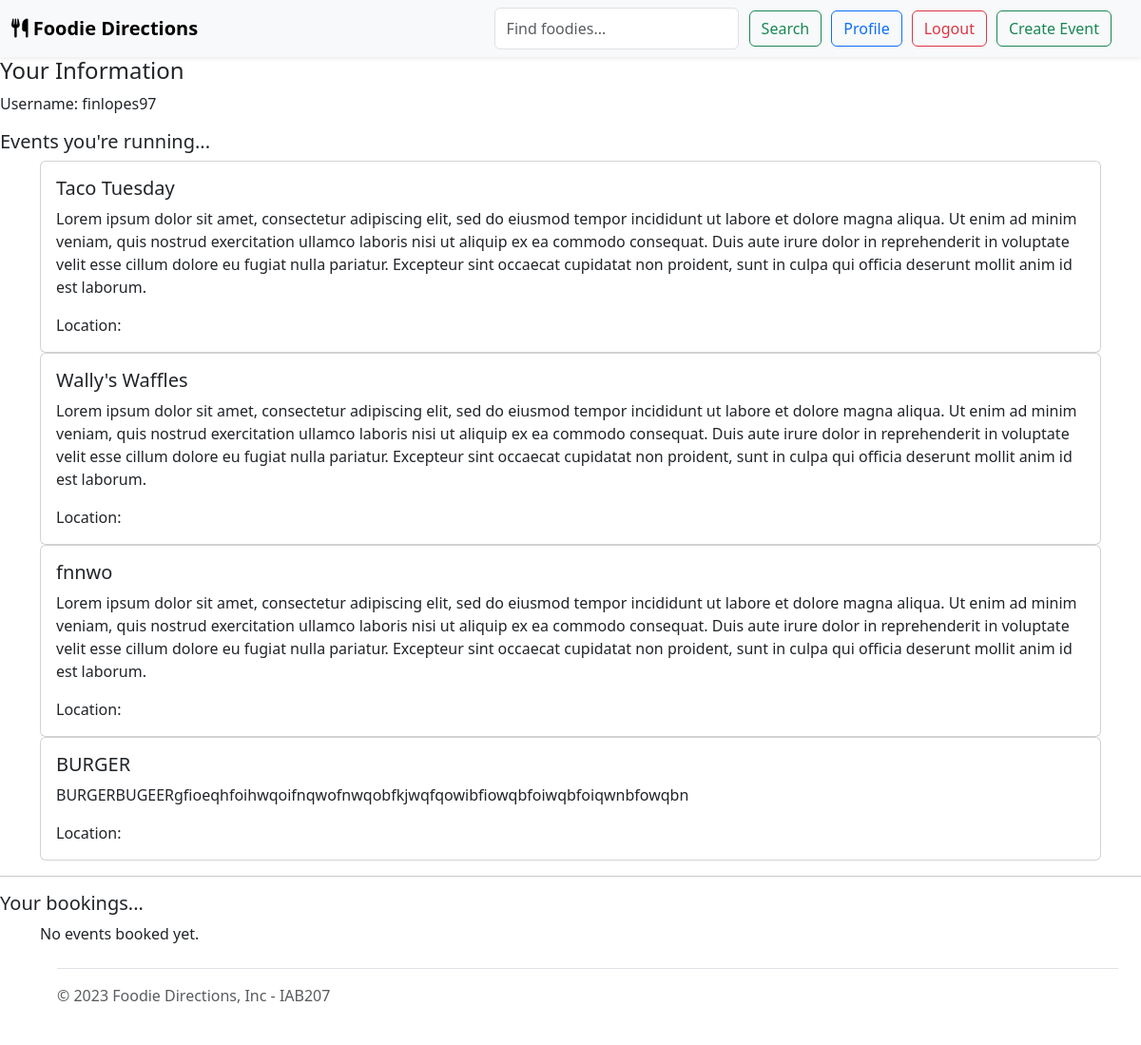
Page /user (signed in) on the committed database.
### website/models.py (models this page shows, shortened)
class User(UserMixin, db.Model):
    __tablename__ = 'users'
    id = db.Column(db.Integer, primary_key=True)
    username = db.Column(db.String(40), nullable=False)
    email = db.Column(db.String(120), nullable=False)
    password_hash = db.Column(db.String(128), nullable=False)
    comments = db.relationship('Comment', backref='user')
    bookings = db.relationship('Booking', backref='user')
    events = db.relationship('Event', backref='user', lazy=True)

class Event(db.Model):
    __tablename__ = 'events'
    id = db.Column(db.Integer, primary_key=True)
    title = db.Column(db.String(80), nullable=False)
    description = db.Column(db.String(200), nullable=False)
    image = db.Column(db.String(400))
    dateTime = db.Column(db.DateTime, nullable=False)
    price = db.Column(db.Numeric(precision=10, scale=2))
    ticketsAvailable = db.Column(db.Integer, nullable=False)
    locationName = db.Column(db.String(80), nullable=False)
    status = db.Column(db.String(20), default="Open", nullable=False)
    category = db.Column(db.String(20))
    user_id = db.Column(db.Integer, db.ForeignKey('users.id'), nullable=False)
    comments = db.relationship('Comment', backref='event')
    bookings = db.relationship('Booking', backref='event')

### website/auth.py (the view)
@bp.route('/user', methods=['GET', 'POST'])
def user():
    return render_template('user.html', user=current_user)

### website/__init__.py (called while the page is built)
def create_app():
    app=Flask(__name__)  # this is the name of the module/package that is calling this app
    app.debug=True
    app.secret_key='862b1a0d45e29873ab29da77a06728fed0d3c783512a797a'
    app.config['SQLALCHEMY_DATABASE_URI']='sqlite:///mydbname.sqlite'
    db.init_app(app)
    bootstrap = Bootstrap5(app)
    CSRFProtect(app)
    login_manager = LoginManager()
    login_manager.login_view='auth.login'
    login_manager.init_app(app)
    from .models import User  # importing here to avoid circular references
    @login_manager.user_loader
    def load_user(user_id):
        return User.query.get(int(user_id))
    from . import views
    app.register_blueprint(views.bp)
    from . import auth
    app.register_blueprint(auth.bp)
    return app

### website/templates/user.html (shortened to what this page needs)
{% extends "base.html" %}
{% block content %}
<div class="page-header">
    <h4>Your Information</h4>
</div>
<p>Username: {{ user.username }}</p>
<h5>Events you're running...</h5>
<div class="container-sm">
    {% if user.events %}
        {% for event in user.events %}
            {% with %}
                {% set event = event %}
                {% include "eventCard.html" %}
            {% endwith %}
        {% endfor %}
    {% else %}
        <p>No events created yet.</p>
    {% endif %}
</div>
<hr />
<h5>Your bookings...</h5>
<div class="container-sm">
    {% if user.booked_events %}
        {% for event in user.booked_events %}
            {% with %}
                {% set event = event %}
            {% endwith %}
        {% endfor %}
    {% else %}
        <p>No events booked yet.</p>
    {% endif %}
</div>
{% endblock %}

### website/templates/base.html (shortened to what this page needs)
<html>
<head>
    <link href="https://cdn.jsdelivr.net/npm/bootstrap@5.3.0-alpha3/dist/css/bootstrap.min.css" rel="stylesheet">
    <link rel="stylesheet" href="../static/css/style.css">
</head>
<body>
    <header>
        <nav class="navbar navbar-expand-lg sticky-top bg-light shadow-sm">
            <div class="container-fluid">
                <a class="navbar-brand fw-bold" href="/">
                    <i class="fa-solid fa-utensils"></i>
                    Foodie Directions
                </a>
                <div class="offcanvas offcanvas-end" tabindex="-1" id="navbarOffcanvas" aria-labelledby="navbarOffcanvasLabel">
                    <div class="offcanvas-body">
                        <ul class="navbar-nav justify-content-end flex-grow-1 pe-3">
                            <li class="nav-item ms-md-1 mt-1 mt-md-0">
                                <form class="d-flex ms-auto mb-0">
                                    <input class="form-control me-2" type="search" placeholder="Find foodies..." aria-label="Search">
                                    <button class="btn btn-outline-success" type="submit">Search</button>
                                </form>
                            </li>
                            {% if current_user.is_authenticated %}
                                <li class="nav-item ms-md-1 mt-1 mt-md-0">
                                    <a type="button" class="btn btn-outline-primary" href="/user">Profile</a>
                                </li>
                                <li class="nav-item ms-md-1 mt-1 mt-md-0">
                                    <a type="button" class="btn btn-outline-danger" href="/logout">Logout</a>
                                </li>
                            {% else %}
                                <li class="nav-item ms-md-1 mt-1 mt-md-0">
                                    <a type="button" class="btn btn-outline-primary" href="/login">Login</a>
                                </li>
                            {% endif %}
                            <li class="nav-item ms-md-1 mt-1 mt-md-0">
                                <a type="button" class="nav-item btn btn-outline-success" href="/create">Create Event</a>
                            </li>
                        </ul>
                    </div>
                </div>
            </div>
        </nav>
    </header>
    {% block content %}
    {% endblock %}
    <div class="container mx-lg-5">
        <footer class="footer d-flex flex-wrap justify-content-between align-items-center py-3 my-4 border-top">
            <div class="col-md-4 d-flex align-items-center">
                <span class="mb-3 mb-md-0 text-muted">&copy; 2023 Foodie Directions, Inc - IAB207</span>
            </div>
        </footer>
    </div>
</body>
</html>

### website/templates/eventCard.html (shortened to what this page needs)
<div class="card">
    <div class="card-body">
        <h5 class="card-title">{{ event.title }}</h5>
        <p class="card-text">{{ event.description }}</p>
        <p class="card-text">Location: {{ event.location }}</p>
    </div>
</div>

### website/static/css/style.css (style rules this page uses)
.btn { margin: 3px; }

### rows in the picture
User: username "finlopes97"
Event: title "Taco Tuesday", description "Lorem ipsum dolor sit amet, consectetur adipiscing elit, sed do eiusmod tempor incididunt ut labore et dolore magna aliqua. Ut enim ad minim veniam, quis nostrud exercitation ullamco laboris nisi ut aliquip ex ea commodo consequat. Duis aute irure dolor in reprehenderit in voluptate velit esse cillum dolore eu fugiat nulla pariatur. Excepteur sint occaecat cupidatat non proident, sunt in culpa qui officia deserunt mollit anim id est laborum."
Event: title "Wally's Waffles", description "Lorem ipsum dolor sit amet, consectetur adipiscing elit, sed do eiusmod tempor incididunt ut labore et dolore magna aliqua. Ut enim ad minim veniam, quis nostrud exercitation ullamco laboris nisi ut aliquip ex ea commodo consequat. Duis aute irure dolor in reprehenderit in voluptate velit esse cillum dolore eu fugiat nulla pariatur. Excepteur sint occaecat cupidatat non proident, sunt in culpa qui officia deserunt mollit anim id est laborum."
Event: title "fnnwo", description "Lorem ipsum dolor sit amet, consectetur adipiscing elit, sed do eiusmod tempor incididunt ut labore et dolore magna aliqua. Ut enim ad minim veniam, quis nostrud exercitation ullamco laboris nisi ut aliquip ex ea commodo consequat. Duis aute irure dolor in reprehenderit in voluptate velit esse cillum dolore eu fugiat nulla pariatur. Excepteur sint occaecat cupidatat non proident, sunt in culpa qui officia deserunt mollit anim id est laborum."
Event: title "BURGER", description "BURGERBUGEERgfioeqhfoihwqoifnqwofnwqobfkjwqfqowibfiowqbfoiwqbfoiqwnbfowqbn"
